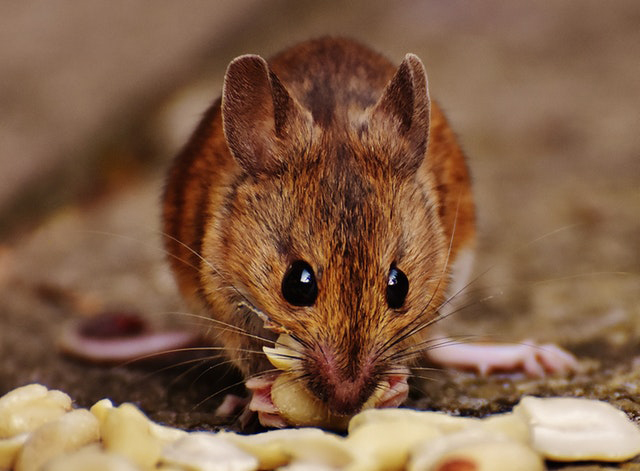
#> input picture mouse.jpg, 640 x 471 px, found by its file name
$ jupyter execute intensity_level_slicing.ipynb
#> lines starting #> are read from the running program, lines starting #| are printed output that depends on the picture; after the words box and inside, x2 and y2 are one past the last pixel; in counts of white or black regions, pixels touching at a corner belong together
[cell 1]
import cv2
import numpy as np
import matplotlib.pyplot as plt

[cell 2]
image_path = r'C:\Users\Admin\Desktop\B23AI065_CVIP\mouse.jpg'
image = cv2.imread(image_path, cv2.IMREAD_GRAYSCALE)
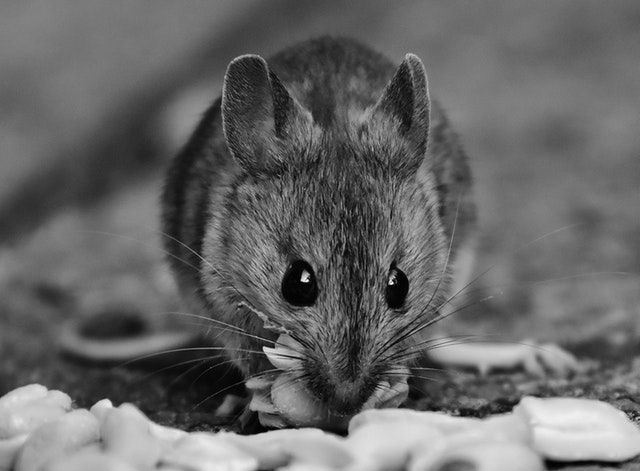
#> image: shape (471, 640); min 0, max 254, mean 103.6

[cell 3]
# Step 1a: Check if image is loaded successfully
if image is None:
    print("Error: Image not found or unable to load!") # Show error if image path is wrong
else:
    print("Image loaded successfully!") # Confirm image loaded

[cell 4]
def binary_slicing(img, r_min, r_max):
#> called with r_min = 180, r_max = 255
    out = np.zeros_like(img, dtype=np.uint8)
    mask = (img >= r_min) & (img <= r_max)
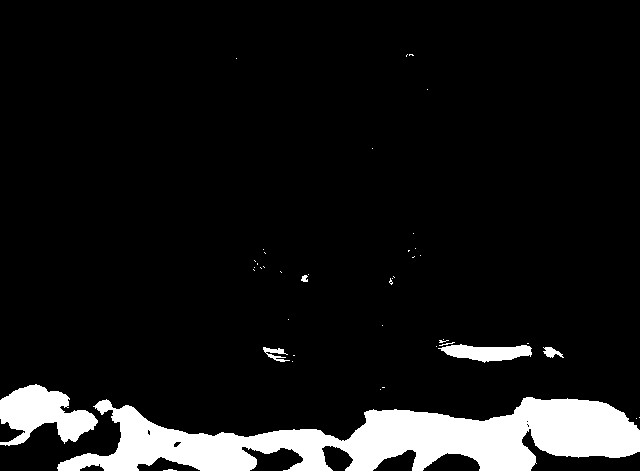
#> mask: shape (471, 640) bool; 9.3% white; 43 white regions (36 under 20 px), largest, box (x1, y1, x2, y2) and area: (57, 397, 640, 471) 23117, (0, 384, 98, 446) 3421, (438, 344, 532, 363) 1097
    out[mask] = 255
    return out

def gray_level_slicing(img, r_min, r_max, new_value=255):
#> called with r_min = 180, r_max = 255, new_value = 255
    out = img.copy()
    mask = (img >= r_min) & (img <= r_max)
    out[mask] = new_value
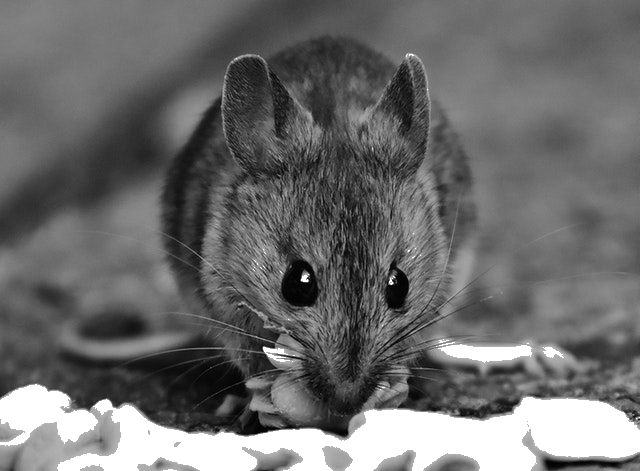
#> out: shape (471, 640); 9.32% of pixels changed, all inside (x1, y1, x2, y2) = (0, 54, 640, 471)
    return out

[cell 5]
r_min, r_max = 180, 255

binary_result = binary_slicing(image, r_min, r_max)
gray_result = gray_level_slicing(image, r_min, r_max)

[cell 6]
plt.figure(figsize=(12, 6))

plt.subplot(1, 3, 1)
plt.imshow(image, cmap='gray')
plt.title('Original Image')
plt.axis('off')

plt.subplot(1, 3, 2)
plt.imshow(binary_result, cmap='gray')
plt.title('Binary Slicing (Fig. 3.11(a))')
plt.axis('off')

plt.subplot(1, 3, 3)
plt.imshow(gray_result, cmap='gray')
plt.title('Gray-Level Slicing (Fig. 3.11(b))')
plt.axis('off')

plt.tight_layout()
plt.show()
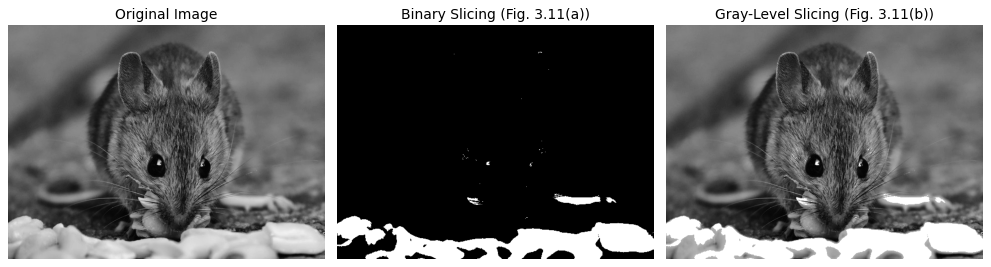
#> figure drawn by matplotlib, 3 panels

$ run again, with Lihts.jpg copied over mouse.jpg
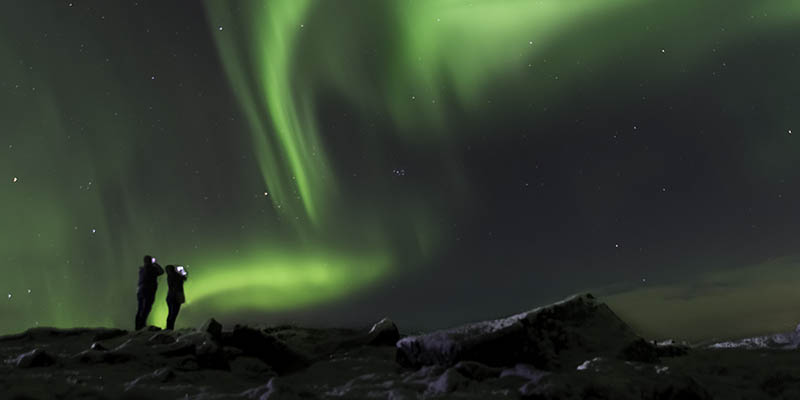
#> input picture Lihts.jpg, 800 x 400 px, found by its file name
#> in binary_slicing, `mask = (img >= r_min) & (img <= r_max)`:
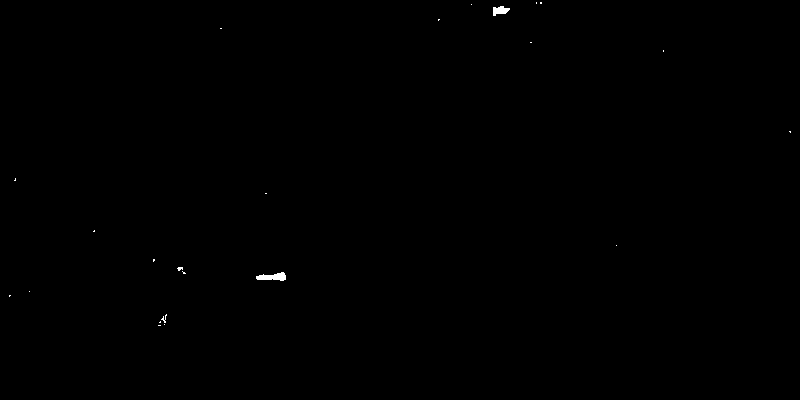
#> mask: shape (400, 800) bool; 0.12% white; 23 white regions (20 under 20 px), largest, box (x1, y1, x2, y2) and area: (256, 272, 286, 281) 172, (493, 6, 510, 16) 111, (161, 314, 167, 323) 20
#> out: shape (400, 800); min 0, max 255, mean 53.6
#> `plt.show()`:
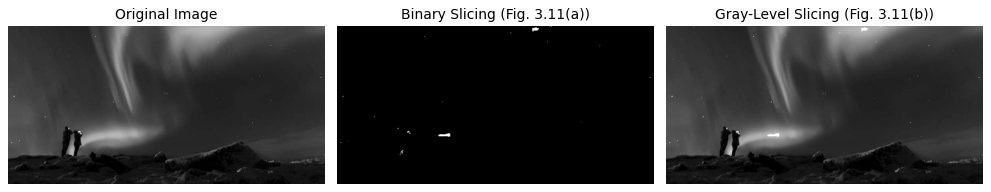
#> figure drawn by matplotlib, 3 panels
